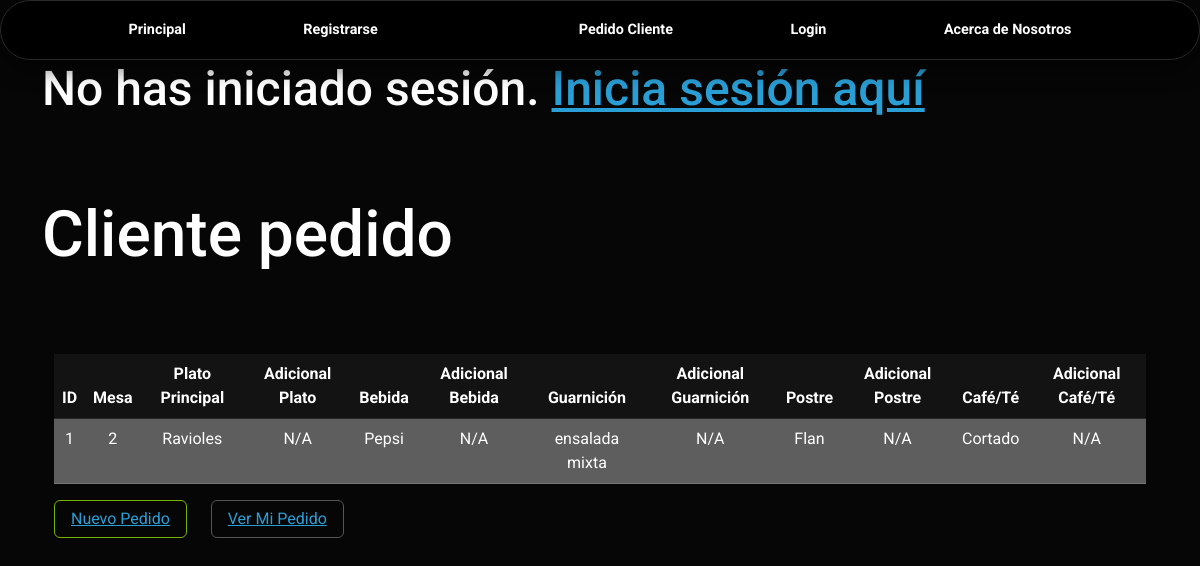
/pedidos_cliente/, run on the app's committed database.
### App/models.py (models this page shows, shortened)
class Pedido_Cliente(models.Model):
    mesa = models.ForeignKey(Mesa, on_delete=models.CASCADE)
    plato_principal = models.ForeignKey(Comida, on_delete=models.CASCADE)
    adicional_plato_principal = models.ForeignKey(Adicional, related_name='adicionales_plato_cliente', blank=True, null=True, on_delete=models.SET_NULL)
    guarnicion = models.ForeignKey(Guarnicion, on_delete=models.SET_NULL, blank=True, null=True)
    adicional_guarnicion = models.ForeignKey(Adicional, related_name='adicionales_guarnicion_cliente', blank=True, null=True, on_delete=models.SET_NULL)
    bebida = models.ForeignKey(Bebida, on_delete=models.CASCADE)
    adicional_bebida = models.ForeignKey(Adicional, related_name='adicionales_bebida_cliente', blank=True, null=True, on_delete=models.SET_NULL)
    postre = models.ForeignKey(Postre, on_delete=models.SET_NULL, blank=True, null=True)
    adicional_postre = models.ForeignKey(Adicional, related_name='adicionales_postre_cliente', blank=True, null=True, on_delete=models.SET_NULL)
    cafe_te = models.ForeignKey(CafeTe, on_delete=models.SET_NULL, blank=True, null=True)
    adicional_cafe_te = models.ForeignKey(Adicional, related_name='adicionales_cafe_te_cliente', blank=True, null=True, on_delete=models.SET_NULL)
    fecha_pedido = models.DateTimeField(default=timezone.now)

class Mesa(models.Model):
    numero_mesa = models.IntegerField(unique=True)
    sector = models.CharField(max_length=100)

class Comida(models.Model):
    nombre = models.CharField(max_length=50)
    descripcion = models.TextField()
    precio = models.FloatField()
    categoria = models.ForeignKey(Categoria, on_delete=models.CASCADE)

class Bebida(models.Model):
    nombre = models.CharField(max_length=50)
    precio = models.FloatField()

class Guarnicion(models.Model):
    nombre = models.CharField(max_length=50)
    precio = models.FloatField()

class Postre(models.Model):
    nombre = models.CharField(max_length=50)
    precio = models.FloatField()

class CafeTe(models.Model):
    nombre = models.CharField(max_length=50)
    precio = models.FloatField()

### App/views.py (the view)
# urls.py: path('pedidos_cliente/', views.mostrar_pedidos_cliente, name='Mostrar Pedidos Cliente'),
def mostrar_pedidos_cliente(request):
    pedidos_cliente = Pedido_Cliente.objects.all()
    context = {'pedido_cliente': pedidos_cliente}
    return render(request, 'App/Pedido_Cliente.html', context)

### App/templates/App/Pedido_Cliente.html (shortened to what this page needs)
{% extends 'App/base.html' %}
{% load static %}
{% block codigoDinamico %}
<div class="container"transition-style="in:wipe:up">
    <h1>Cliente pedido</h1> <br><br><br>
    {% for pedido_cliente in pedido_cliente %}
    <div class="container"transition-style="in:wipe:up">
        <table class="table table-hover text-center">
            <thead>
                <tr>
                    <th scope="col">ID</th>
                    <th scope="col">Mesa</th>
                    <th scope="col">Plato Principal</th>
                    <th scope="col">Adicional Plato</th>
                    <th scope="col">Bebida</th>
                    <th scope="col">Adicional Bebida</th>
                    <th scope="col">Guarnición</th>
                    <th scope="col">Adicional Guarnición</th>
                    <th scope="col">Postre</th>
                    <th scope="col">Adicional Postre</th>
                    <th scope="col">Café/Té</th>
                    <th scope="col">Adicional Café/Té</th>
                </tr>
            </thead>
            <tbody>
                <tr class="table-secondary text-center">
                    <td>{{ pedido_cliente.id }}</td>
                    <td>{{ pedido_cliente.mesa.numero_mesa }}</td>
                    <td>{{ pedido_cliente.plato_principal.nombre }}</td>
                    <td>{% if pedido_cliente.adicional_plato_principal %}{{ pedido_cliente.adicional_plato_principal.nombre }}{% else %}N/A{% endif %}</td>
                    <td>{{ pedido_cliente.bebida.nombre }}</td>
                    <td>{% if pedido_cliente.adicional_bebida %}{{ pedido_cliente.adicional_bebida.nombre }}{% else %}N/A{% endif %}</td>
                    <td>{% if pedido_cliente.guarnicion %}{{ pedido_cliente.guarnicion.nombre }}{% else %}N/A{% endif %}</td>
                    <td>{% if pedido_cliente.adicional_guarnicion %}{{ pedido_cliente.adicional_guarnicion.nombre }}{% else %}N/A{% endif %}</td>
                    <td>{% if pedido_cliente.postre %}{{ pedido_cliente.postre.nombre }}{% else %}N/A{% endif %}</td>
                    <td>{% if pedido_cliente.adicional_postre %}{{ pedido_cliente.adicional_postre.nombre }}{% else %}N/A{% endif %}</td>
                    <td>{% if pedido_cliente.cafe_te %}{{ pedido_cliente.cafe_te.nombre }}{% else %}N/A{% endif %}</td>
                    <td>{% if pedido_cliente.adicional_cafe_te %}{{ pedido_cliente.adicional_cafe_te.nombre }}{% else %}N/A{% endif %}</td>
                </tr>
                {% endfor %}
            </tbody>
        </table>
    </div>
    <div class="container">
        <button type="button" class="btn btn-outline-success">
            <a href="{% url 'Crear Pedido Cliente' %}">Nuevo Pedido</a>
        </button> &nbsp; &nbsp;&nbsp;
        <button type="button" class="btn btn-outline-secondary">
            <a href="{% url 'Mostrar Pedidos Cliente' %}">Ver Mi Pedido</a>
        </button> &nbsp; &nbsp;&nbsp;
    </div>
</div>
{% endblock %}

### data on the page
Pedido_Cliente: id "1", mesa.numero_mesa "2", plato_principal.nombre "Ravioles", shows "N/A", bebida.nombre "Pepsi", guarnicion.nombre "ensalada mixta", postre.nombre "Flan", cafe_te.nombre "Cortado"
